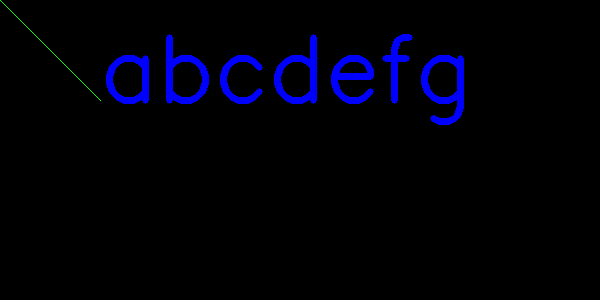
#> input picture opencv绘图/opencvapi/units/a.png, 600 x 300 px
$ python '图片叠加.py'
#> lines starting #> are read from the running program, lines starting #| are printed output that depends on the picture
import cv2

word = cv2.imread('a.png', flags=cv2.IMREAD_UNCHANGED)
#> word is the input picture: shape (300, 600, 4); mean B, G, R, A 9.7, 0.1, 0, 9.8
print(word.shape)
#| (300, 600, 4)
print(word[0, 0],word[0, 1])
#| [  0 255   0 255] [0 0 0 0]
cv2.imshow('a', word)

img = cv2.imread('t.png')
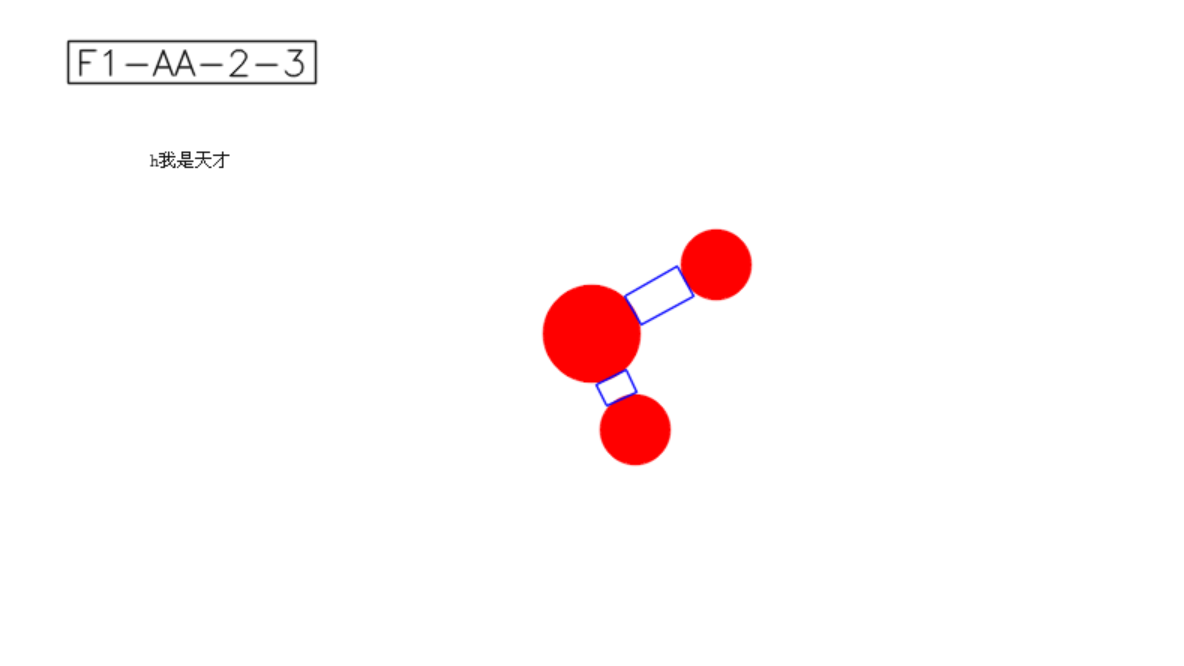
#> input picture opencv绘图/opencvapi/units/t.png, 1184 x 666 px
#> img is the input picture: shape (666, 1184, 3); mean B, G, R 249.3, 249.1, 254
img = cv2.cvtColor(img, cv2.COLOR_BGR2BGRA)
#> img: shape (666, 1184, 4)
print(img[0, 0])
#| [255 255 255 255]

dst = cv2.addWeighted(img[:300, :600], 0.5, word, 1, 0)
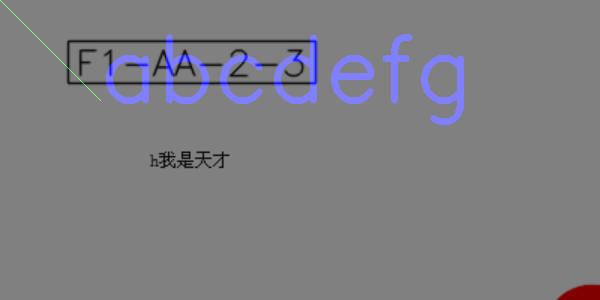
#> dst: shape (300, 600, 4); mean B, G, R, A 131.1, 126, 126.3, 132.9

img[:300, :600] = dst
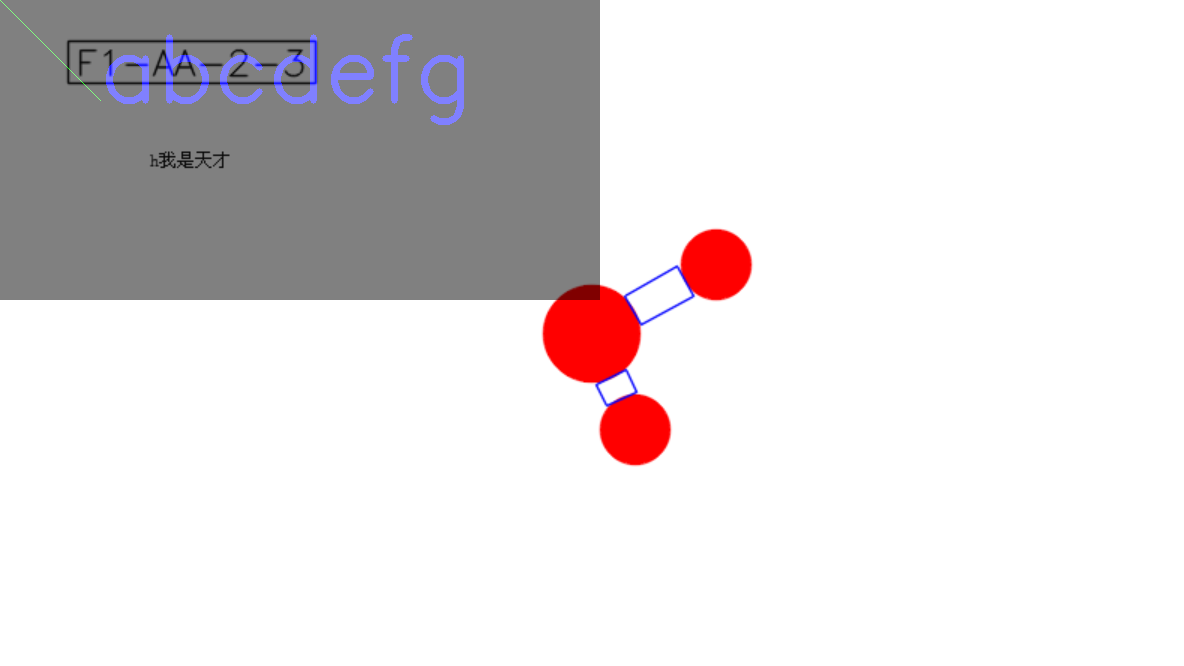
#> img: shape (666, 1184, 4); mean B, G, R, A 221.9, 220.6, 225.4, 227.1

cv2.imshow('b', img)

cv2.waitKey(0)
